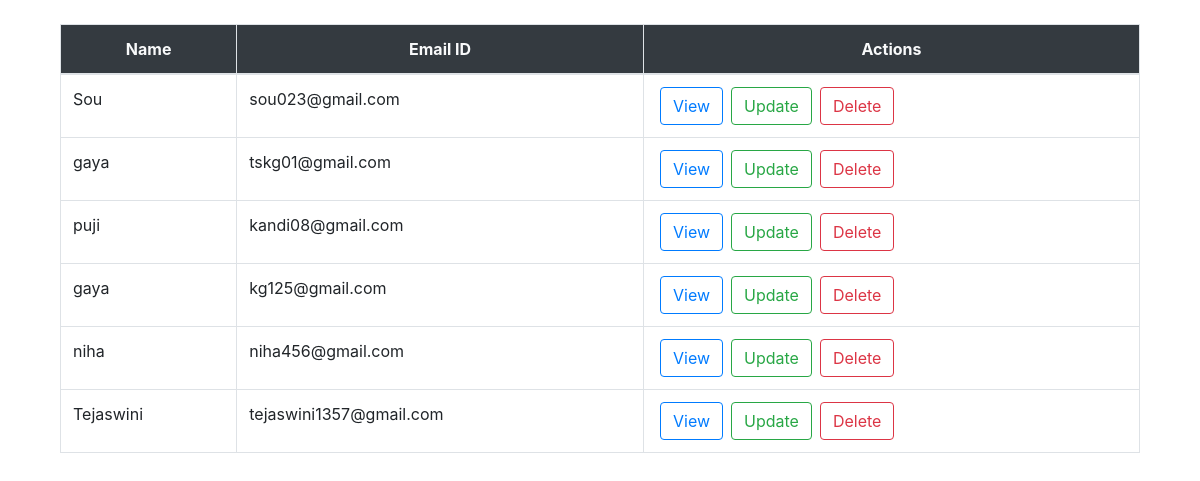
/disp/, run on the app's committed database.
### FirstApp/models.py (models this page shows)
class Register(models.Model):
	name = models.CharField(max_length = 50)
	email = models.EmailField(max_length = 50)

### FirstApp/views.py (the view)
# urls.py: path('disp/',views.disp,name="dt"),
def disp(request):
	data = Register.objects.all()
	return render(request,'html/disp1.html',{'data':data})

### FirstApp/templates/html/disp1.html (shortened to what this page needs)
{% load static %}
<!DOCTYPE html>
<html>
<head>
<link rel="stylesheet" type="text/css" href="{% static 'css/bootstrap.min.css' %}">
<body>
	<div class="container mt-4">
		<div class="col md">
	<table class="table table-bordered table-hover">
		<thead class="bg-dark text-center text-light">
			<th>Name</th>
			<th>Email ID</th>
			<th>Actions</th>
		</thead>
		<tbody>
			{% for row in data %}
			<tr>
				<td>{{row.name}}</td>
				<td>{{row.email}}</td>
				<td><a href="{% url 'sv' row.id %}" class="btn btn-outline-primary mx-1">View</a><a href="{% url 'sup' row.id %}" class="btn btn-outline-success mx-1">Update</a><a href="{% url 'sd' row.id %}" class="btn btn-outline-danger mx-1">Delete</a></td>
			</tr>
			{% endfor %}
		</tbody>
	</table>
		</div>
	</div>
</body>
</html>

### data on the page
Register: name "Sou", email "sou023@gmail.com"
Register: name "gaya", email "tskg01@gmail.com"
Register: name "puji", email "kandi08@gmail.com"
Register: name "gaya", email "kg125@gmail.com"
Register: name "niha", email "niha456@gmail.com"
Register: name "Tejaswini", email "tejaswini1357@gmail.com"
